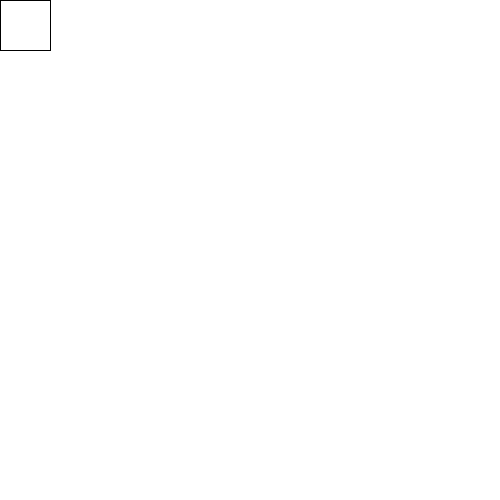
Frame 1 (no input)
Frame 60 (the mouse pressed at the canvas centre just before this capture): blank canvas, image omitted
Frame 120 (the mouse held since frame 60 and released just before this capture): blank canvas, image omitted

The Processing sketch that drew this single still picture (run headless with seeded random() and noise(); from frame 60 on, the mouse is pressed at the canvas centre):

// Processing sketch: A7L_A5
// ── A7L_A5.pde
int x = 0;
int y = 0;

void setup(){
  size(500, 500);
}

void draw(){
 background(255);
 rect(x,y,50,50);
 x += 5;
 y += 5;
}
